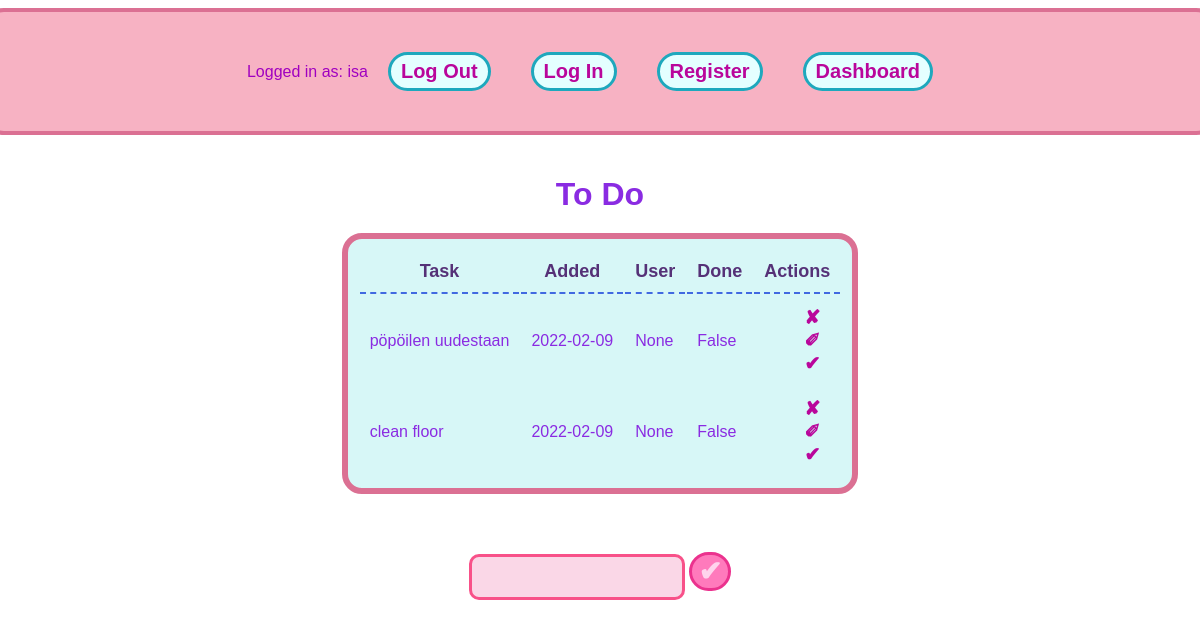
Page / (signed in) on the earlier database version.
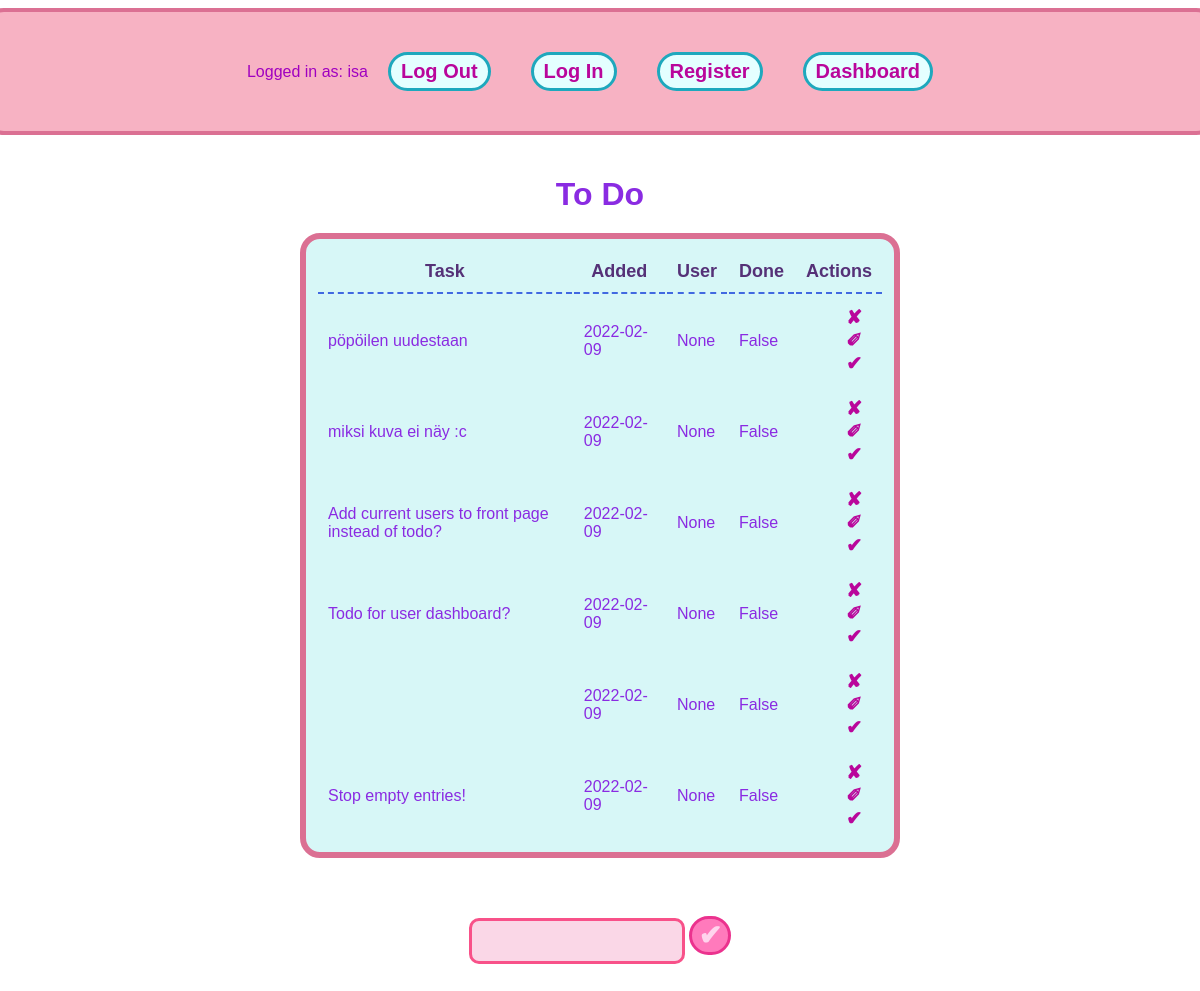
Same page on the later database version.
### app.py (models this page shows, shortened)
class User(db.Model, UserMixin):
    id = db.Column(db.Integer, primary_key=True)
    username = db.Column(db.String(20), nullable=False, unique=True)
    password = db.Column(db.String(80), nullable=False )

class Todo(db.Model):
    id = db.Column(db.Integer, primary_key=True)
    content = db.Column(db.String(200), nullable=False)
    date_created = db.Column(db.DateTime, default=datetime.utcnow)
    created_by = db.Column(db.String(10),)
    completed = db.Column(db.Boolean, default=False)

### app.py (the view)
@app.route('/', methods=['POST', 'GET'])
@login_required
def index():
    if request.method == 'POST':
        task_content = request.form['content']
        new_task = Todo(content=task_content)
        try:
            db.session.add(new_task)
            db.session.commit()
            return redirect('/')
        except:
            return 'there was a problem'
    else:
        tasks = Todo.query.order_by(Todo.date_created).all()
        return render_template('index.html', tasks=tasks)

### app.py (called while the page is built)
@login_manager.user_loader
def load_user(user_id):
    return User.query.get(user_id)

### templates/index.html (shortened to what this page needs)
{% extends 'base.html' %}
{% block body %}
<div class="page">
    <div class="header">
        <p>Logged in as: {{current_user.username}}</p>
        <button class="headbutt">
            <a href="{{url_for('logout')}}">Log Out</a>
        </button>
        <button class="headbutt">
            <a href="{{ url_for('login')}}">Log In</a>
        </button>
        <button class="headbutt">
            <a href="{{ url_for('register')}}">Register</a>
        </button>
        <button class="headbutt">
            <a href="{{ url_for('dashboard')}}">Dashboard</a>
        </button>
    </div>
    <div class="content">
        <h1>To Do</h1>
        {% if tasks|length < 1 %}
        <h4>*crickets*</h4>
        {% else %}
        <table>
            <tr>
                <th>Task</th>
                <th>Added</th>
                <th>User</th>
                <th>Done</th>
                <th>Actions</th>
            </tr>
            {% for task in tasks %}
                <tr>
                    <td>{{ task.content }}</td>
                    <td>{{ task.date_created.date() }}</td>
                    <td>{{task.created_by}}</td>
                    <td>{{task.completed}}</td>
                    <td class="buttons">
                        <a href="/delete/{{task.id}}">&#10008;</a>
                        <br>
                        <a href="/update/{{task.id}}">&#10000;</a>
                        <br>
                        <a href="">&#10004;</a>
                    </td>
                </tr>
            {% endfor %}
        </table>
        {% endif %}
        <br>
        <div class="form">
            <form action="/"method="POST">
                <input type="text" name="content" id="content">
                <input id="submit" type="submit" value="&#10004;">
            </form>
        </div>
</div>
</div>
{% endblock %}

### templates/base.html (shortened to what this page needs)
<!DOCTYPE html>
<html lang="en">
<head>
    <link rel="stylesheet" href="{{ url_for('static', filename='css/main.css') }}">
</head>
<body>
    {% block body %}{% endblock %}
</body>
</html>

### static/css/main.css (style rules this page uses)
.page { margin-top: 0; display: flex; flex-direction: column; align-items: center; justify-items: center; }
.content { margin-top: 0; font-family: 'Trebuchet MS', 'Lucida Sans Unicode', 'Lucida Grande', 'Lucida Sans', Arial, sans-serif; color: blueviolet; display: flex; align-items: center; justify-content: center; flex-direction: column; padding: 20px; }
button { align-self: center; margin: 20px; font-size: 20px; font-weight: bold; border-radius: 60px; padding: 0 20fr; color: blueviolet; text-align: center; border: 3px solid rgb(30, 168, 189); background-color: rgb(228, 255, 255); padding: 5px 10px; }
.header { display: flex; flex-direction: row; align-items: center; justify-content: center; border: 4px solid palevioletred; border-radius: 20px; padding: 20px; background-color: rgb(247, 178, 195); width: 100%; margin-top: 0; font-family: 'Trebuchet MS', 'Lucida Sans Unicode', 'Lucida Grande', 'Lucida Sans', Arial, sans-serif; }
.headbutt { align-self: flex-start; margin: 20px; font-size: 20px; font-weight: bold; border-radius: 60px; padding: 0 20fr; color: blueviolet; text-align: center; border: 3px solid rgb(30, 168, 189); background-color: rgb(228, 255, 255); padding: 5px 10px; }
p { color: rgb(160, 0, 192); font-family: 'Trebuchet MS', 'Lucida Sans Unicode', 'Lucida Grande', 'Lucida Sans', Arial, sans-serif; }
h1 { margin-bottom: 0; }
table { padding: 10px; background-color: rgb(215, 247, 247); border: 6px solid palevioletred; border-radius: 20px; max-width: 600px; margin: 20px; }
th { font-size: large; padding: 10px; border-bottom: 2px dashed royalblue; color: rgb(85, 49, 119); }
tr { padding: auto; border-bottom: 1px solid royalblue; }
td { padding: 10px; }
.buttons { font-size: larger; font-weight: bold; padding-right: 20px; float: right; }
.form { display: flex; flex-direction: row; margin: 10px; }
input[type=button], input[type=submit] { padding: 0 6px; border-radius: 60px; font-size: 28px; font-weight: bolder; background-color: rgb(255, 122, 188); border: 3px solid rgb(235, 50, 142); color: rgb(255, 212, 237); margin-top: 10px; }
input[name=content] { border: 3px solid rgb(248, 81, 137); border-radius: 10px; height: 30px; max-width: 300px; min-width: 200px; text-decoration: none; margin: auto; padding: 5px; background-color: rgb(250, 215, 231); }
a { text-decoration: none; color: rgb(185, 6, 155); }

Differences in the rows shown:
removed Todo: content "clean floor", date_created "2022-02-09", created_by "None", completed "False"
added Todo: content "miksi kuva ei näy :c", date_created "2022-02-09", created_by "None", completed "False"
added Todo: content "Add current users to front page instead of todo?", date_created "2022-02-09", created_by "None", completed "False"
added Todo: content "Todo for user dashboard?", date_created "2022-02-09", created_by "None", completed "False"
added Todo: date_created "2022-02-09", created_by "None", completed "False"
added Todo: content "Stop empty entries!", date_created "2022-02-09", created_by "None", completed "False"
